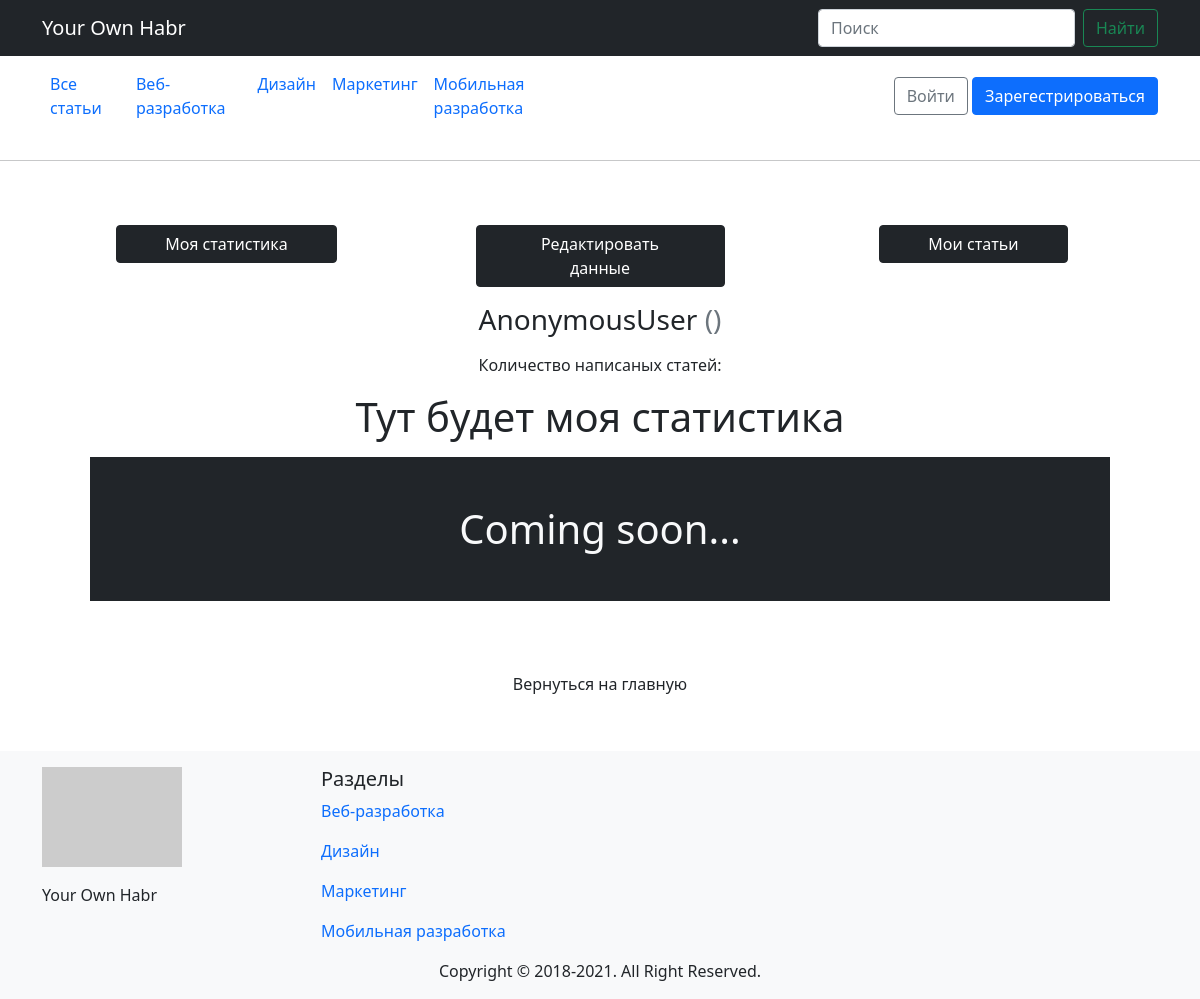
/auth/account/, run on the app's committed database.
### mainapp/models.py (models this page shows, shortened)
class Category(models.Model):
    title = models.CharField(verbose_name='Название категории', max_length=50, unique=True)
    description = models.CharField(verbose_name='Описание категории', max_length=255, blank=True)
    slug = models.SlugField(null=False, unique=True)
    is_active = models.BooleanField(verbose_name='Категория активна', default=True)
    created_at = models.DateTimeField(verbose_name='Дата создания', auto_now=True)
    class Meta:
        verbose_name = 'Категория'
        verbose_name_plural = 'Категории'
    def get_absolute_url(self):
        return reverse('category_articles', kwargs={'slug': self.slug})

### authapp/views.py (the view)
# urls.py: path('account/', UserAccountStatisticView.as_view(), name='user_statistic'),
class UserAccountStatisticView(DetailView):
    template_name = 'registration/statistic.html'
    def get_object(self, queryset=None):
        return self.request.user
    def get_context_data(self, **kwargs):
        context = super().get_context_data(**kwargs)
        context['categories_list'] = Category.objects.all()
        return context

### templates/registration/statistic.html
{% extends 'base.html' %}
{% load static %}
{% block content %}
    <div class="container">
        <div class="text-center m-5">
            {% include 'registration/includes/inc__account_menu.html' %}
            <h1 class="h3 mb-3 font-weight-normal">
                {{ user|capfirst }} <span class="text-muted">({{ user.email }})</span>
            </h1>
            <p>Количество написаных статей: {{ user.article_set.all.count }}</p>
            <p class="display-6">Тут будет моя статистика</p>
            <p class="display-6 bg-dark text-light py-5">Coming soon...</p>
            <br><br>
            <a href="{% url 'list_articles' %}" class="btn form-control">Вернуться на главную</a>
        </div>
    </div>
{% endblock %}

### templates/base.html (shortened to what this page needs)
{% load static %}
<!DOCTYPE html>
<html lang="en">
<head>
    {% block css %}
        <link href=" https://cdn.jsdelivr.net/npm/bootstrap@5.0.0-beta1/dist/css/bootstrap.min.css"
              rel="stylesheet"
>
    {% endblock %}
</head>
<body>
{% block header %}
    <header>
        <nav class="navbar navbar-expand-lg navbar-dark bg-dark" aria-label="Eighth navbar">
            <div class="container">
                <a class="navbar-brand" href="{% url 'list_articles' %}">Your Own Habr</a>
                <form class="d-flex">
                    <input class="form-control me-2" type="search" placeholder="Поиск" aria-label="Search">
                    <button class="btn btn-outline-success" type="submit">Найти</button>
                </form>
            </div>
        </nav>
        <nav class="container d-flex navbar navbar-expand-md mb-4">
            <div class="collapse navbar-collapse" id="navbarSupportedContent">
                <ul class="navbar-nav me-auto mb-2 mb-lg-0">
                    <li class="nav-item">
                        <a class="nav-link" aria-current="page" href="{% url 'list_articles' %}">Все статьи</a>
                    </li>
                    {% for category in categories_list %}
                        <li class="nav-item">
                            <a class="nav-link" href="{{ category.get_absolute_url }}">{{ category.title }}</a>
                        </li>
                    {% endfor %}
                </ul>
            </div>
            <div class="collapse navbar-collapse d-flex justify-content-end" id="navbarCollapse">
                {% if user.is_authenticated %}
                    <ul class="navbar-nav ml-auto">
                        <li class="nav-item dropdown">
                            <a class="nav-link dropdown-toggle" href="#" id="userMenu" role="button"
                               data-bs-toggle="dropdown" aria-expanded="false">
                                {{ user.username }}
                            </a>
                            <ul class="dropdown-menu" aria-labelledby="navbarDropdown">
                                <li><a class="dropdown-item" href="{% url 'user_statistic' %}">Личный кабинет</a></li>
                                {% if user.is_superuser %}
                                    <li><a class="dropdown-item" href="/admin/">
                                        Панель администратора</a></li>
                                {% endif %}
                                <li>
                                    <hr class="dropdown-divider">
                                </li>
                                <li><a class="dropdown-item" href="{% url 'logout' %}">Выйти</a>
                                </li>
                            </ul>
                        </li>
                    </ul>
                {% else %}
                    <form class="form-inline ml-auto">
                        <a href="{% url 'login' %}" class="btn btn-outline-secondary">Войти</a>
                        <a href="{% url 'user_register' %}" class="btn btn-primary ml-2">Зарегестрироваться</a>
                    </form>
                {% endif %}
            </div>
        </nav>
    </header>
    <hr>
{% endblock %}
{% block content %}{% endblock %}
{% block footer %}
    <footer class="footer mt-auto py-3 bg-light">
        <div class="container d-flex">
            <div class="w-25">
                <p><img src="https://via.placeholder.com/140x100" alt="logotype"></p>
                <p>Your Own Habr</p>
            </div>
            <div class="w-25">
                <p class="h5">Разделы</p>
                {% for category in categories_list %}
                    <p><a href="{{ category.get_absolute_url }}" class="text-decoration-none">{{ category.title }}</a>
                    </p>
                {% endfor %}
            </div>
        </div>
        <div class="text-center">
            Copyright © 2018-{% now 'Y' %}. All Right Reserved.
        </div>
    </footer>
{% endblock %}
<link rel="stylesheet" href="{% static 'css/style.css' %}">
</body>
</html>

### data on the page
Category: title "Веб-разработка"
Category: title "Дизайн"
Category: title "Маркетинг"
Category: title "Мобильная разработка"

### other printed values
{{ user|capfirst }} "AnonymousUser"
